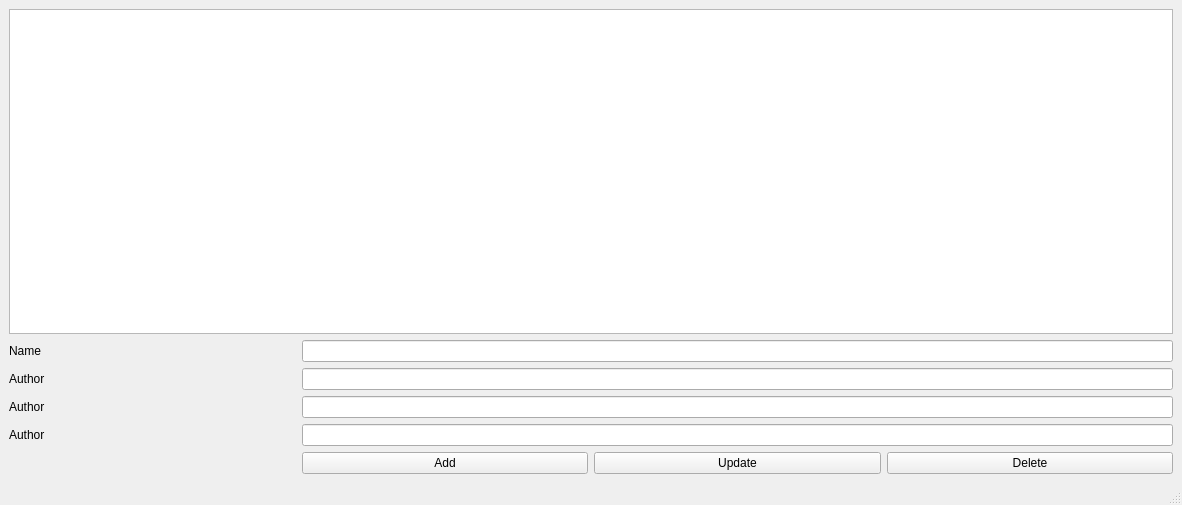
<?xml version="1.0" encoding="UTF-8"?>
<ui version="4.0">
 <class>MainWindow</class>
 <widget class="QMainWindow" name="MainWindow">
  <property name="geometry">
   <rect>
    <x>0</x>
    <y>0</y>
    <width>1182</width>
    <height>505</height>
   </rect>
  </property>
  <property name="windowTitle">
   <string>MainWindow</string>
  </property>
  <widget class="QWidget" name="centralwidget">
   <layout class="QGridLayout" name="gridLayout">
    <item row="0" column="0" colspan="4">
     <widget class="QListView" name="listView"/>
    </item>
    <item row="1" column="0">
     <widget class="QLabel" name="label">
      <property name="text">
       <string>Name</string>
      </property>
     </widget>
    </item>
    <item row="1" column="1" colspan="3">
     <widget class="QLineEdit" name="lineEdit_5"/>
    </item>
    <item row="2" column="0">
     <widget class="QLabel" name="label_2">
      <property name="text">
       <string>Author</string>
      </property>
     </widget>
    </item>
    <item row="2" column="1" colspan="3">
     <widget class="QLineEdit" name="lineEdit_7"/>
    </item>
    <item row="3" column="0">
     <widget class="QLabel" name="label_3">
      <property name="text">
       <string>Author</string>
      </property>
     </widget>
    </item>
    <item row="3" column="1" colspan="3">
     <widget class="QLineEdit" name="lineEdit_4"/>
    </item>
    <item row="4" column="0">
     <widget class="QLabel" name="label_4">
      <property name="text">
       <string>Author</string>
      </property>
     </widget>
    </item>
    <item row="4" column="1" colspan="3">
     <widget class="QLineEdit" name="lineEdit_6"/>
    </item>
    <item row="5" column="1">
     <widget class="QPushButton" name="le_addBook">
      <property name="text">
       <string>Add</string>
      </property>
     </widget>
    </item>
    <item row="5" column="2">
     <widget class="QPushButton" name="le_updateBook">
      <property name="text">
       <string>Update</string>
      </property>
     </widget>
    </item>
    <item row="5" column="3">
     <widget class="QPushButton" name="le_deleteBook">
      <property name="text">
       <string>Delete</string>
      </property>
     </widget>
    </item>
   </layout>
  </widget>
  <widget class="QMenuBar" name="menubar">
   <property name="geometry">
    <rect>
     <x>0</x>
     <y>0</y>
     <width>1182</width>
     <height>22</height>
    </rect>
   </property>
  </widget>
  <widget class="QStatusBar" name="statusbar"/>
 </widget>
 <resources/>
 <connections/>
</ui>
